Frame 1 (no input): blank canvas, image omitted
Frame 60 (no input): blank canvas, image omitted
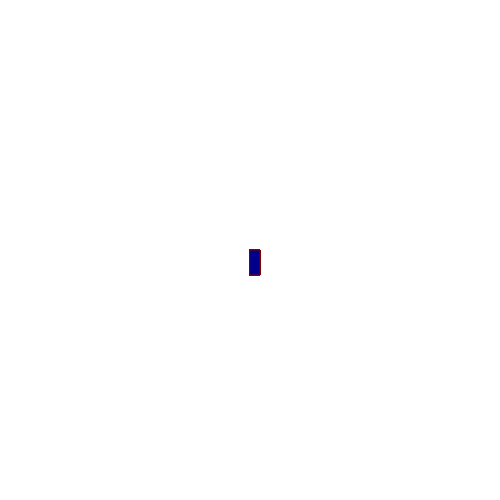
Frame 120 (the mouse pressed at the canvas centre since frame 60)

The p5.js sketch whose frames 1 and 60 were blank and that drew this single picture after the mouse press (run headless with seeded random() and noise() and a simulated clock; from frame 60 on, the mouse is pressed at the canvas centre):

// p5.js sketch
// ── sketch.js
function setup() {
    createCanvas(500, 500);
    background("white")
  }
  
  function draw() {
    stroke("maroon");
    fill("darkblue");
    
    
    if (mouseIsPressed) {
      rect(mouseX, mouseY, 10, 25);
    }
  }
  
